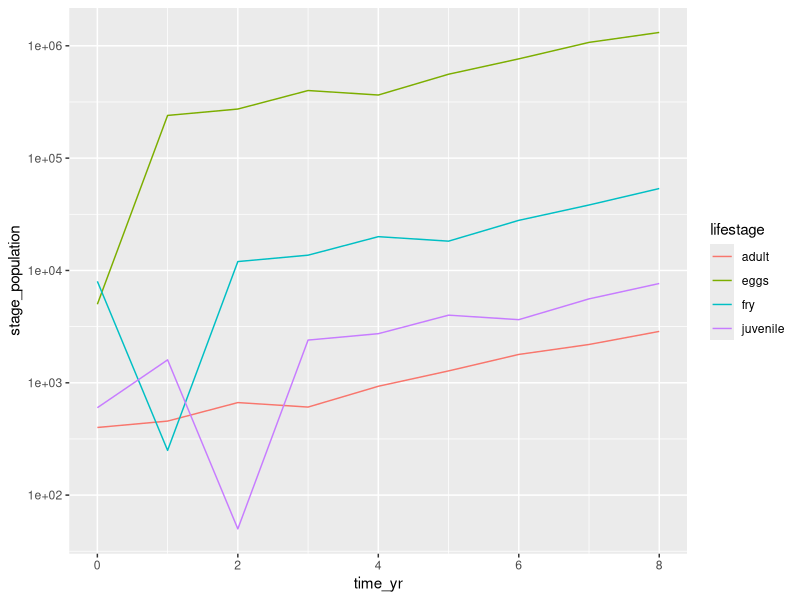

Source code (R):
## ---- chunk 1
knitr::opts_chunk$set(echo = TRUE)
library(tidyverse)
## ---- chunk 2
# Make the Leslie Matrix:
fish_leslie <- matrix(c(0, 0, 0, 600, 0.05, 0, 0, 0, 0, 0.20, 0, 0, 0, 0, 0.16, 0.9), nrow = 4, ncol = 4, byrow = TRUE)

# Check it out: 
fish_leslie
## ---- chunk 3
# Initial population structure (Roe, Fry, Juvenile, Adult): 
fish_year0 <- c(5000, 8000, 600, 400)
## ---- chunk 4
# Model projections

# ------ WHAT HAPPENS HERE? ------ #
# ------ comment line-by-line ---- #

# The line below...
time_yr <- seq(from = 0, to = 8, by = 1)

# HD Created a sequence vector to represent time so 8 years 

# The line below...
proj_year <- matrix(ncol = length(fish_year0), nrow = length(time_yr))

#HD Created an empty matrix to store the output. Matrix is based on the two vectors we made for fish_year0 and time

# The line below...
proj_year[1, ] <- fish_year0

# HD We are populating the initial conditions into the matrix from the vector fish_year0. 
# HD indexing 2-D structures use [row, col]
# HD so that means when we use proj_year[1,] we are indexing for the first row

# The for loop below...
for (i in 2:length(time_yr)) {
  proj_year[i,] <- fish_leslie %*% proj_year[i-1,]
}

# HD 2:length(time_yr) is our range because we are skipping year 0 which has our initial conditions in it. 
# HD proj_year[i,] means were populating by rows
# HD proj_year[i-1,] is starting at year 1 or element 2 ([1])
# HD fish_leslie dot product proj_year[i-1,]
# HD proj_year[i-1,] has -1 because that is what we're multiplying the matrix with aka the initial conditions. So proj_year[i-1,] is proj_year[2-1] which is eggs: 5000, fry: 8000, juvenile: 600, adult:400
# HD from 2 to 9 run this loop and we are starting at 2 because we filled the first row with our initial conditions
# HD What gets populated in row 2? proj_year[i,]. So leslie matrix 

# The rest is wrangling & visualization (run to check it out):
colnames(proj_year) <- c("eggs", "fry", "juvenile", "adult")

proj_df <- data.frame(time_yr, proj_year) %>% 
  pivot_longer(cols = -time_yr, names_to = "lifestage", values_to = "stage_population")

ggplot(data = proj_df, aes(x = time_yr, y = stage_population)) +
  geom_line(aes(color = lifestage)) +
  scale_y_log10()

